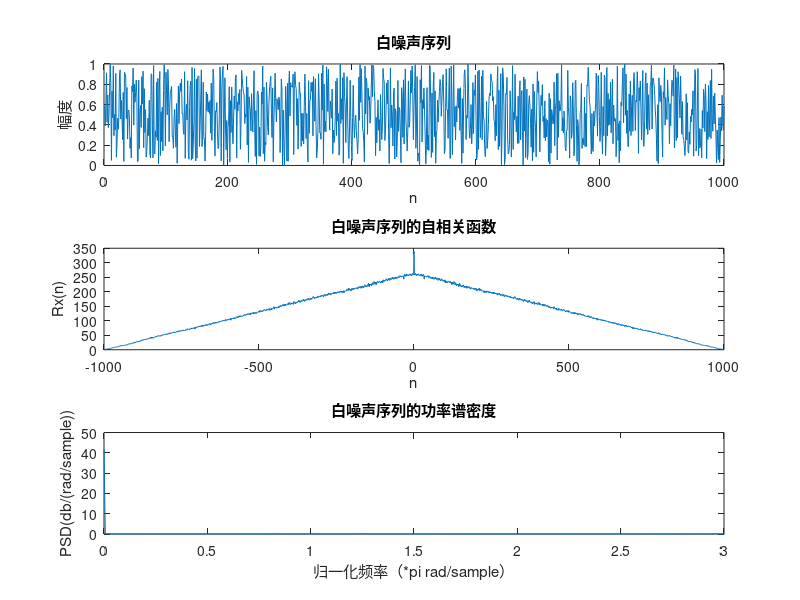

This chart was generated by the following MATLAB code:
% 生成一组（0,1）均匀分布的白噪声序列
N = 1000; % 序列长度
x = rand(1, N); % 生成均匀分布随机数
% x = x - mean(x); % 去除直流分量

% 画出白噪声序列的图像
subplot(3,1,1)
plot(x)
xlabel('n')
ylabel('幅度')
title('白噪声序列')

% 计算并画出白噪声序列的自相关函数
Rxx = xcorr(x); % 计算自相关函数，使用有偏估计
subplot(3,1,2)
plot(-N + 1:N - 1, Rxx)
xlabel('n')
ylabel('Rx(n)')
title('白噪声序列的自相关函数')

% 计算并画出白噪声序列的功率谱密度
[pxx, f] = periodogram(x, [], N); % 使用periodogram函数计算功率谱密度，使用默认的矩形窗，指定DFT点数为N
subplot(3,1,3)
plot(f, pxx)
xlim([0, 3]) % 限制横坐标范围
xlabel('归一化频率（*pi rad/sample）')
ylabel('PSD(db/(rad/sample))')
title('白噪声序列的功率谱密度')
